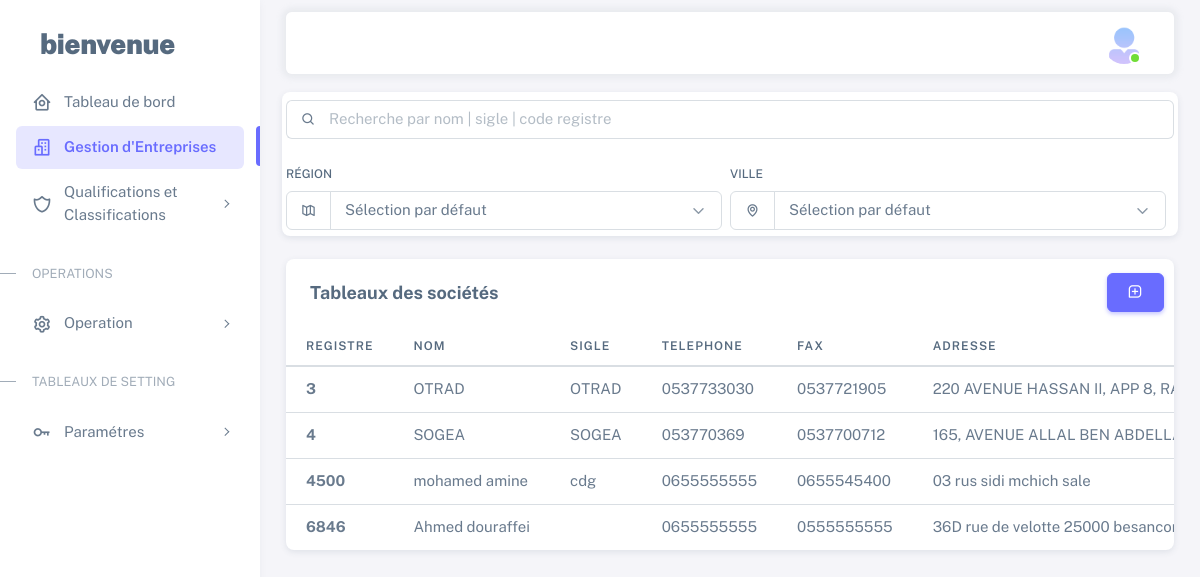
The app's page /Entreprises.php (signed in) with its own data.
### tables this page shows
CREATE TABLE `societe` (
  `registre` int(5) NOT NULL,
  `Nom` varchar(40) DEFAULT NULL,
  `Fax` varchar(12) DEFAULT NULL,
  `Tel` varchar(19) DEFAULT NULL,
  `sigle` varchar(7) DEFAULT NULL,
  `adresse` varchar(46) DEFAULT NULL,
  `ville` varchar(2) DEFAULT NULL,
  `jure` varchar(4) DEFAULT NULL,
  `Patente` varchar(35) NOT NULL,
  `ICE` varchar(35) NOT NULL,
  `datecration` date DEFAULT NULL,
  `capitale` varchar(9) DEFAULT NULL,
  `viller` varchar(5) DEFAULT NULL,
  `region` int(1) DEFAULT NULL,
  `adheree` varchar(3) DEFAULT NULL,
  `chiffrea` varchar(10) DEFAULT NULL,
  `cnss` varchar(7) DEFAULT NULL,
  `ifs` varchar(35) NOT NULL,
  `ingenieur` varchar(2) DEFAULT NULL,
  `technicien` varchar(2) DEFAULT NULL,
  `cadre` varchar(2) DEFAULT NULL,
  `email` varchar(31) DEFAULT NULL,
  `sec_email` varchar(45) NOT NULL
);

### Entreprises.php (the view, shortened to what this page needs)
<?php
include_once('db/connexion.php');
?>
<!DOCTYPE html>
<html lang="en" class="light-style layout-menu-fixed" dir="ltr" data-theme="theme-default" data-assets-path="assets/"
  data-template="vertical-menu-template-free">
<head>
  <link rel="stylesheet" href="assets/vendor/fonts/boxicons.css" />
  <link href='https://unpkg.com/boxicons@2.1.2/css/boxicons.min.css' rel='stylesheet'>
  <link rel="stylesheet" href="assets/vendor/css/core.css" class="template-customizer-core-css" />
  <link rel="stylesheet" href="assets/vendor/css/theme-default.css" class="template-customizer-theme-css" />
  <link rel="stylesheet" href="assets/css/demo.css" />
  <link rel="stylesheet" href="assets/vendor/libs/perfect-scrollbar/perfect-scrollbar.css" />
  <link rel="stylesheet" href="assets/vendor/libs/apex-charts/apex-charts.css" />
</head>
<body>
  <div class="layout-wrapper layout-content-navbar">
    <div class="layout-container">
      <aside id="layout-menu" class="layout-menu menu-vertical menu bg-menu-theme">
        <div class="app-brand demo">
          <a href="dashboard.php" class="app-brand-link">
            <span class="app-brand-text demo menu-text fw-bolder ms-2">Bienvenue</span>
          </a>
        </div>
        <ul class="menu-inner py-1">
          <li class="menu-item ">
            <a href="dashboard.php" class="menu-link">
              <i class="menu-icon tf-icons bx bx-home-circle"></i>
              <div data-i18n="Analytics">Tableau de bord</div>
            </a>
          </li>
          <li class="menu-item active">
            <a href="Entreprises.php" class="menu-link">
              <i class="menu-icon tf-icons bx bx-buildings"></i>
              <div data-i18n="Basic">Gestion d'Entreprises</div>
            </a>
          </li>
          <li class="menu-item">
                        <a href="javascript:void(0);" class="menu-link menu-toggle">
                            <i class="menu-icon tf-icons bx bx-shield-alt-2"></i>
                            <div data-i18n="Account Settings">Qualifications et Classifications</div>
                        </a>
                    </li>
          <li class="menu-header small text-uppercase">
            <span class="menu-header-text">OPERATIONS</span>
          </li>
          <li class="menu-item">
            <a href="javascript:void(0);" class="menu-link menu-toggle">
              <i class="menu-icon tf-icons bx bx-cog"></i>
              <div data-i18n="Account Settings">Operation</div>
            </a>
          </li>
          <li class="menu-header small text-uppercase"><span class="menu-header-text">Tableaux de setting</span></li>
          <li class="menu-item">
            <a href="javascript:void(0);" class="menu-link menu-toggle">
              <i class="menu-icon tf-icons bx bx-key"></i>
              <div data-i18n="Account Settings">Paramétres</div>
            </a>
          </li>
        </ul>
      </aside>
      <div class="layout-page">
        <nav
          class="layout-navbar container-xxl navbar navbar-expand-xl navbar-detached align-items-center bg-navbar-theme"
          id="layout-navbar">
          <div class="navbar-nav-right d-flex align-items-center" id="navbar-collapse">
            <ul class="navbar-nav flex-row align-items-center ms-auto">
              <li class="nav-item navbar-dropdown dropdown-user dropdown">
                <a class="nav-link dropdown-toggle hide-arrow" href="javascript:void(0);" data-bs-toggle="dropdown">
                  <div class="avatar avatar-online">
                    <img src="assets/img/avatars/55.png" alt class="w-px-40 h-auto rounded-circle" />
                  </div>
                </a>
              </li>
            </ul>
          </div>
        </nav>
        <div class="content-wrapper">
          <div class="container-xxl flex-grow-1 container-p-y">
            <div class="card row g-2">
              <div class="input-group input-group-merge col mb-0" style="margin-bottom: 7px !important;">
                <span class="input-group-text" id="basic-addon-search31"><i class="bx bx-search"></i></span>
                <input id="search" type="text" class="form-control"
                  placeholder="Recherche par nom | sigle | code registre" aria-label="Search..."
                  aria-describedby="basic-addon-search31">
              </div>
              <div class="row g-2" style="padding-bottom: calc(var(--bs-gutter-x) * 0.7);">
                <div class="col mb-0">
                  <label class="form-label" for="basic-icon-default-map-alt">Région</label>
                  <div class="input-group input-group-phone">
                    <span id="basic-icon-map-alt" class="input-group-text"><i class="bx bx-map-alt"></i></span>
                    <select id="region2" required="" name="region" class="form-select">
                      <option value="0">Sélection par défaut</option>
                    </select>
                  </div>
                </div>
                <div class="col mb-0">
                  <label class="form-label" for="basic-icon-default-map">Ville</label>
                  <div class="input-group input-group-phone">
                    <span id="basic-icon-map" class="input-group-text"><i class="bx bx-map"></i></span>
                    <select id="city" required="" name="ville" class="form-select">
                      <option value="0">Sélection par défaut</option>
                    </select>
                  </div>
                </div>
              </div>
            </div>
            <br>
            <div class="card">
              <div class="row">
                <div class="col-md-6">
                  <h5 class="card-header"> <strong>Tableaux des sociétés</strong></h5>
                </div>
                <div class="col-md-4 "
                  style="margin-left: auto;text-align-last: right; align-self: center; padding-right: calc(var(--bs-gutter-x) * 0.9);">
                  <button type="button" class="btn btn-primary bx bx-message-square-add" data-bs-toggle="modal"
                    data-bs-target="#modaladd">
                  </button>
                </div>
              </div>
            </div>
          </div>
          <div class="table-responsive text-nowrap">
            <table class="table table-hover">
              <thead>
                <tr>
                  <th>registre</th>
                  <th>Nom</th>
                  <th>sigle</th>
                  <th>Telephone</th>
                  <th>Fax</th>
                  <th>adresse</th>
                </tr>
              </thead>
              <tbody class="table-border-bottom-0" id="tabledata">
                <?php
                $sql = "SELECT * FROM `societe`";
                $query = mysqli_query($conn, $sql);
                if (mysqli_num_rows($query) > 0) {
                  while ($row = mysqli_fetch_assoc($query)) {
                    $code_region = $row["region"];
                    $query1 = "SELECT * FROM `region` WHERE `code` = '" . $code_region . "'";
                    $res1 = mysqli_query($conn, $query1);
                    $row1 = mysqli_fetch_assoc($res1);
                    echo "
                          <tr id=" . $row["registre"] . ">
                            <td><strong>" . $row["registre"] . "</strong></td>
                            <td data-target=\"name\">" . $row["Nom"] . "</td>
                            <td data-target=\"sigle\">" . $row["sigle"] . "</td>
                            <td data-target=\"Tel\">" . $row["Tel"] . "</td>
                            <td data-target=\"Fax\">" . $row["Fax"] . "</td>
                            <td data-target=\"adresse\">" . $row["adresse"] . "</td>
                            <td data-target=\"email\">" . $row["email"] . "</td>
                            <td data-target=\"datecration\">" . $row["datecration"] . "</td>
                            <td>" . $row1["nom"] . "</td>
                            <td data-target=\"viller\">" . $row["viller"] . "</td>";
                    if ($_COOKIE['type_user'] == 1) {
                      echo "<td>
                              <div class=\"dropdown\">
                                <button type=\"button\" class=\"btn p-0 dropdown-toggle hide-arrow\" data-bs-toggle=\"dropdown\">
                                  <i class=\"bx bx-dots-vertical-rounded\"></i>
                                </button>
                                <div class=\"dropdown-menu\">
                                  <a style=\"color: burlywood;\" class=\"dropdown-item\" data-bs-toggle=\"modal\" data-role=\"update\" data-bs-target=\"#modalupdate\" data-id=" . $row["registre"] . " href=\"#\"><i class=\"bx bx-edit-alt me-1\"></i> Éditer</a>
                                  <a style=\"color: brown;\" class=\"dropdown-item\" href=Entreprises.php?id_del=" . $row["registre"] . "><i class=\"bx bx-trash me-1\"></i> supprimer</a>
                                  <a style=\"color: currentcolor;\" class=\"dropdown-item\" href=Entreprise.php?id_affiche=" . $row["registre"] . "><i class=\"bx bx-note me-1\"></i> affiche</a>
                                </div>
                              </div>
                            </td>
                          </tr>";
                    }
                  }
                }
                ?>
              </tbody>
            </table>
          </div>
        </div>
      </div>
    </div>
  </div>
</body>
</html>

### assets/css/demo.css (style rules this page uses)
.menu .app-brand.demo { height: 64px; margin-top: 12px; }
.app-brand-text.demo { font-size: 1.75rem; letter-spacing: -0.5px; text-transform: lowercase; }

### records on screen
societe: registre "3", Nom "OTRAD", sigle "OTRAD", Tel "0537733030", Fax "0537721905", adresse "220 AVENUE HASSAN II, APP 8,…"
societe: registre "4", Nom "SOGEA", sigle "SOGEA", Tel "053770369", Fax "0537700712", adresse "165, AVENUE ALLAL BEN…"
societe: registre "4500", Nom "mohamed amine", sigle "cdg", Tel "0655555555", Fax "0655545400", adresse "03 rus sidi mchich sale"
societe: registre "6846", Nom "Ahmed douraffei", Tel "0655555555", Fax "0555555555", adresse "36D rue de velotte 25000…"
